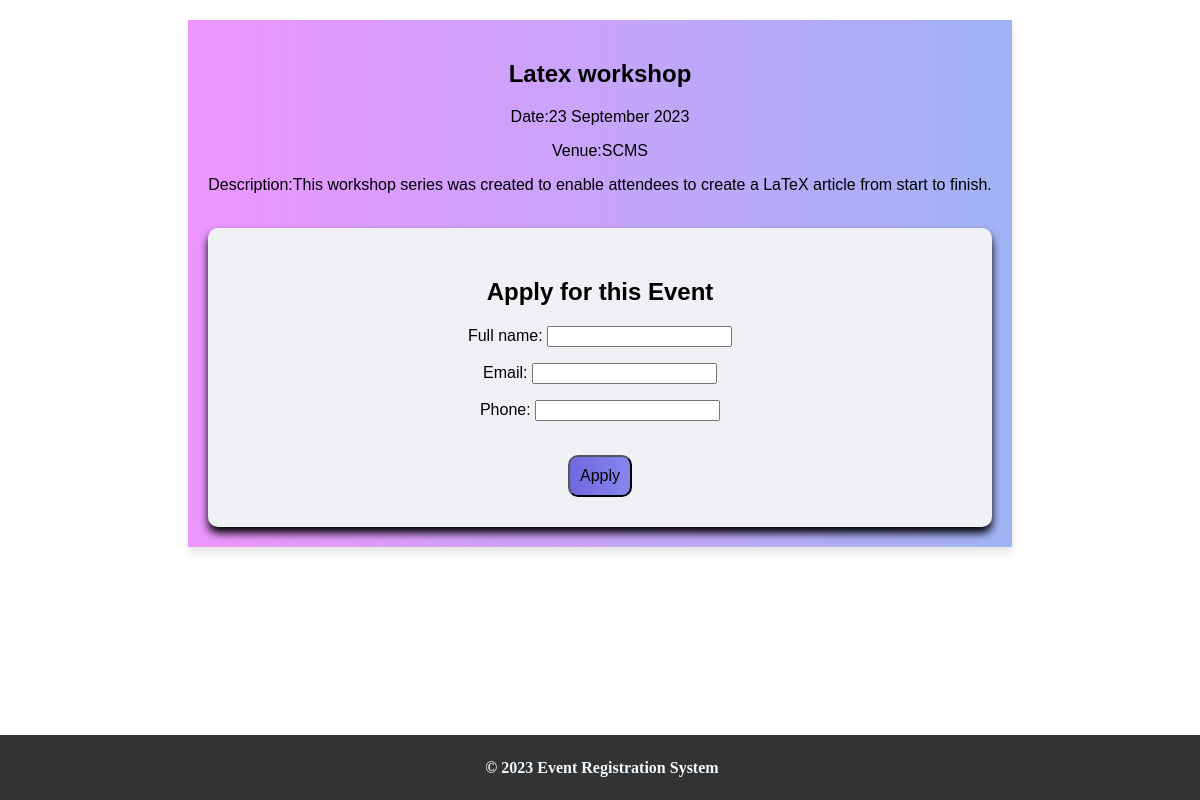
Page /event-detail/5 on the committed database.
### eventapp/models.py (models this page shows, shortened)
class Event(models.Model):
    event_title=models.CharField(max_length=120)
    location=models.CharField(max_length=100)
    date =models.CharField(max_length=100)
    description=models.TextField()

### eventapp/views.py (the view)
# urls.py: path('event-detail/<int:pk>',views.eventdetail1,name='eventdetail'),
def eventdetail1(request,pk):
    event_single=Event.objects.get(pk=pk)
    if request.method=='POST':
        form=Applicantform(request.POST)
        if form.is_valid():
            applicant=form.save(commit=False)
            applicant.event=event_single
            applicant.save()
    form=Applicantform()
    context={
        'event':event_single,
        'form':form
    }
    return render(request,'eventapp/detail1.html',context)

### eventapp/forms.py
class Applicantform(forms.ModelForm):
    class Meta:
        model=Applicant
        fields=['full_name','email','phone']

### eventapp/templates/eventapp/detail1.html (shortened to what this page needs)
<!DOCTYPE html>
{% load static %}
<html lang="en">
<head>
    <link rel="stylesheet" href="{% static 'style.css' %}">
</head>
<body>
    <section id="events">
        <div class="box1">
        <h1 class="heading">{{event.event_title}}</h1>
        <p>Date:{{event.date}} </p>
        <p>Venue:{{event.location}}</p>
        <p>Description:{{event.description}}</p>
        <br>
        <div class="box-card">
        <form action="{% url 'eventdetail' event.pk %}" method='POST'>
            <h2>Apply for this Event</h2>
            {{form.as_p}}
            <br>
            <input type="submit" id="submit" value="Apply">
        </form>
        </div>
    </div>
    </section>
    <footer>
        <h4> &copy 2023 Event Registration System</h4>
    </footer>
</body>
</html>

### eventapp/static/style.css (style rules this page uses)
body { margin:0; padding:0; }
footer { background-color:#333; text-align: center; color: aliceblue; padding: 2px; position:absolute; width:100%; bottom: 0; }
#events { margin-top: 20px; display:flex; justify-content: center; align-items: center; gap:50px; }
.box-card { background-color: rgb(239, 241, 245); box-shadow: 0 6px 8px rgba(0,0,1,1); padding:30px; border-radius: 10px; }
.box1 { background-color: rgb(142, 236, 162); text-align: center; padding: 20px; font-size: medium; box-shadow: 0 6px 8px rgba(0,0,0,0.1); font-family: 'Lato', sans-serif; font-family: 'Montserrat', sans-serif; background-image: linear-gradient(to right, rgb(237, 149, 254) , rgb(161, 179, 245)); }
#submit { background-image: linear-gradient(to right, rgb(112, 105, 222) , rgb(135, 134, 240)); font-weight: 300; font-size:medium; padding: 10px; border-radius: 10px; }

### rows in the picture
Event: event_title "Latex workshop", date "23 September 2023", location "SCMS", description "This workshop series was created to enable attendees to create a LaTeX article from start to finish."
